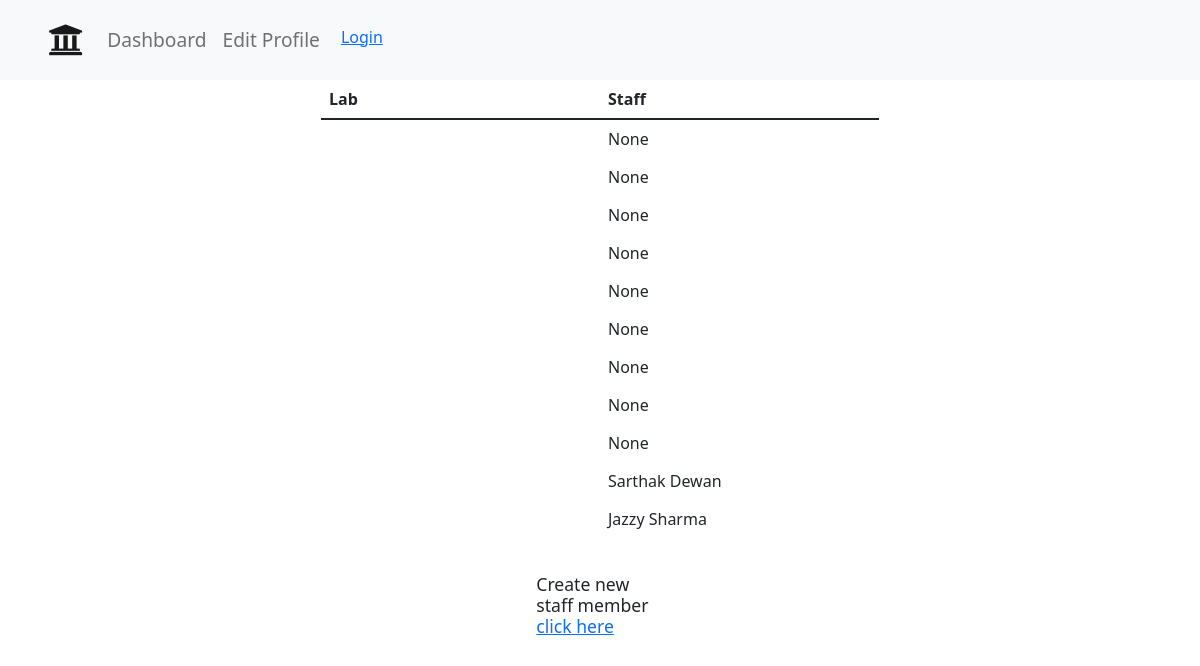
Before: /labs-list with the older database file.
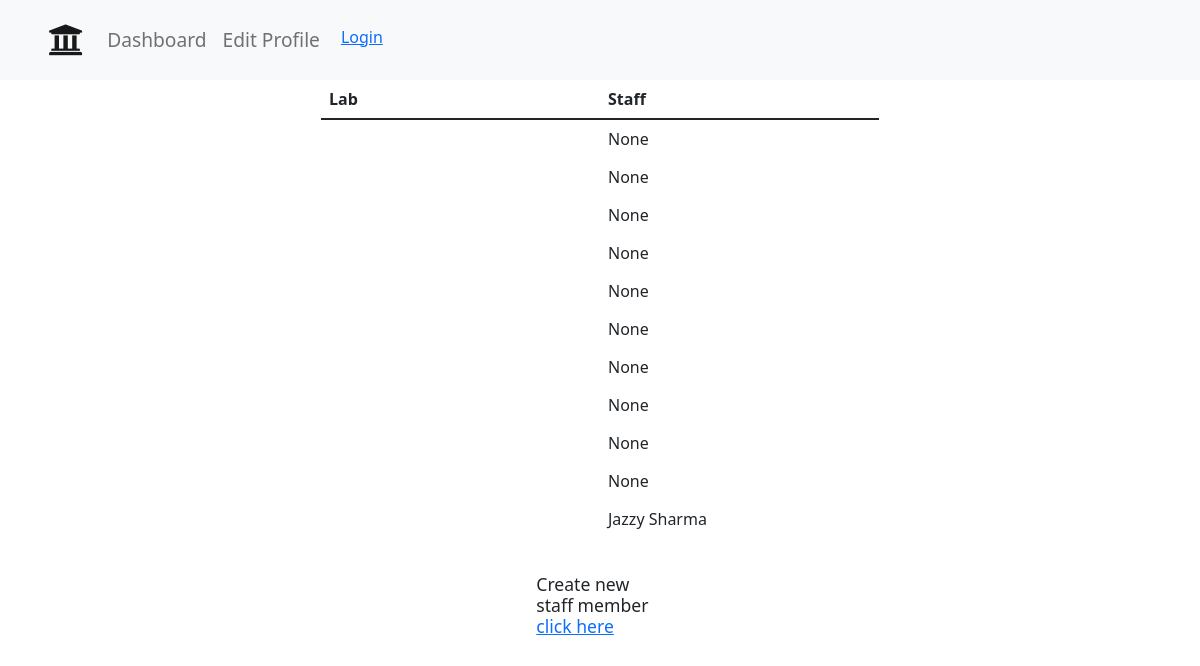
After: the same page with the newer database file.
### main/models.py (models this page shows, shortened)
class Lab(models.Model):
    lab = models.CharField(max_length=20, blank=False)
    name = models.CharField(max_length=255, blank=True)
    floor = models.CharField(max_length=10,blank=False, null=False)
    staff = models.ForeignKey("Staff", on_delete=SET_NULL, null=True, blank=True)

class Staff(models.Model):
    name=models.CharField(max_length=100)
    mobile_number=models.IntegerField()
    email=models.EmailField()
    category=models.ForeignKey('Category',on_delete=CASCADE)
    designation=models.ForeignKey('Designation',on_delete=CASCADE)
    agency = models.ForeignKey('Agency',on_delete=CASCADE)
    def __str__(self):
        return self.name

### main/views.py (the view)
# urls.py: path('labs-list', views.adminLabs, name='adminLabs'),
def adminLabs(request):
	labs=Lab.objects.all()
	return render(request, "admin/adminLabs.html", {"labs": labs})

### templates/admin/adminLabs.html
{% extends 'base.html' %}
{% load static %}
{% block body %}
{% include 'navbar.html' with user=user %}
<div class="container">
<div class="labs-table">
    <table class="table">
        <thead>
          <tr>
            <th scope="col">Lab</th>
            <th scope="col" style="width: 50%;">Staff</th>
          </tr>
        </thead>
        <tbody>
            {% for lab in labs %}
          <tr>
            <td>{{lab.Lab_id}}</td>
            <td>{{lab.staff}}</td>
          </tr>
          {% endfor %}
        </tbody>
      </table>
    <div class="new-user-form">
        <h6>Create new staff member <a href="#">click here</a></h6>
    </div>
    </div>
</div>
{% endblock body %}

Changed rows visible on the page:
changed Lab (number 10 of 11 on the later page): staff "Sarthak Dewan" → "None"
